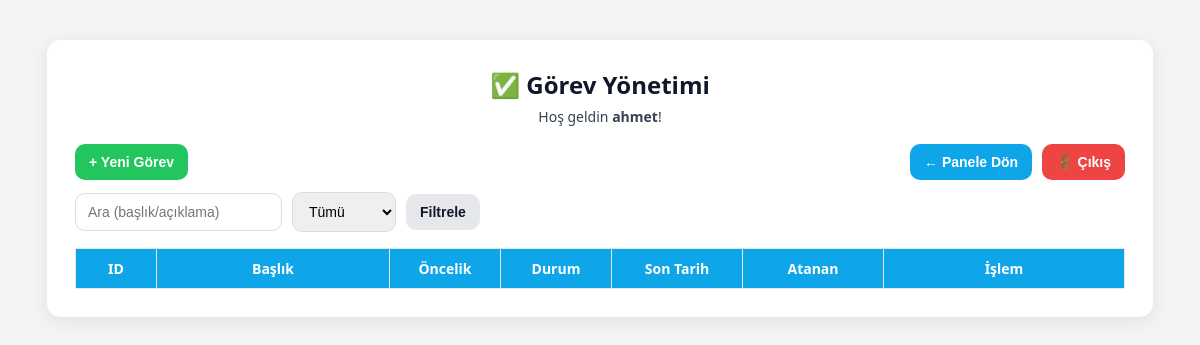
Before: /tasks.php (signed in) with the older database file.
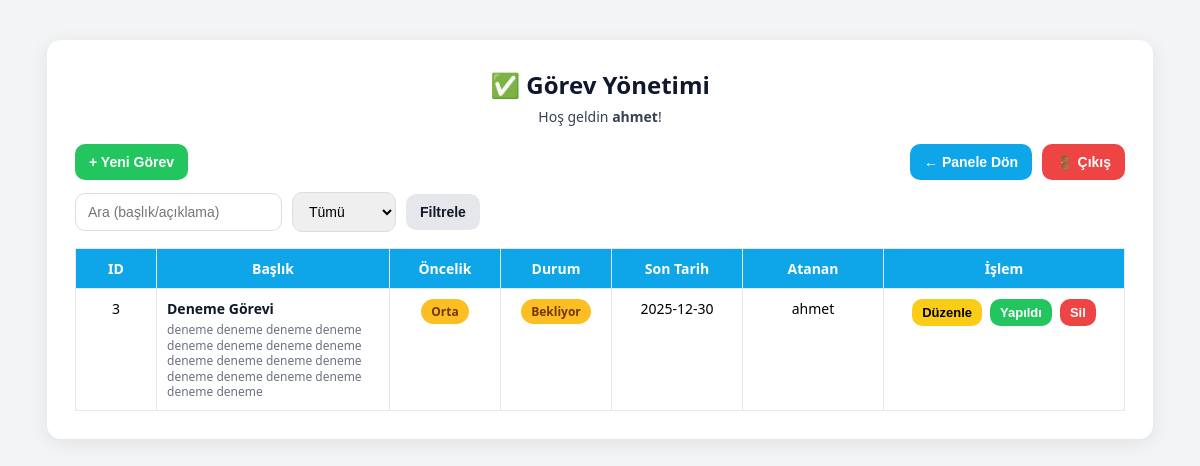
After: the same page with the newer database file.
### tables this page shows
CREATE TABLE `tasks` (
  `id` int(11) NOT NULL,
  `title` varchar(150) NOT NULL,
  `description` text DEFAULT NULL,
  `priority` enum('low','medium','high') NOT NULL DEFAULT 'medium',
  `assigned_to` int(11) NOT NULL,
  `status` enum('pending','done') NOT NULL DEFAULT 'pending',
  `due_date` date DEFAULT NULL,
  `created_by` int(11) NOT NULL,
  `created_at` datetime NOT NULL DEFAULT current_timestamp(),
  `completed_at` datetime DEFAULT NULL,
  `done_at` datetime DEFAULT NULL
);

CREATE TABLE `users` (
  `id` int(11) NOT NULL,
  `name` varchar(100) NOT NULL,
  `email` varchar(100) NOT NULL,
  `password` varchar(255) NOT NULL,
  `role` enum('admin','manager','user') DEFAULT 'user',
  `created_at` timestamp NOT NULL DEFAULT current_timestamp()
);

### classes/Task.php (called while the page is built, shortened)
<?php
class Task {
    private $conn;
    public function __construct($conn) {
        $this->conn = $conn;
    }
    public function list($role, $user_id, $status = "", $q = "") {
        $user_id = (int)$user_id;
        $where = " WHERE 1=1 ";
        $params = [];
        $types = "";
        if ($role === "user") {
            $where .= " AND t.assigned_to=? ";
            $types .= "i";
            $params[] = $user_id;
        }
        $sql = "
            SELECT t.*, u.name AS assigned_name
            FROM tasks t
            LEFT JOIN users u ON t.assigned_to = u.id
            $where
            ORDER BY
              FIELD(t.priority,'high','medium','low') ASC,
              COALESCE(t.due_date,'9999-12-31') ASC,
              t.id DESC
        ";
        $stmt = $this->conn->prepare($sql);
        if ($types !== "") {
            $bind_names[] = $types;
            for ($i = 0; $i < count($params); $i++) {
                $bind_name = 'bind' . $i;
                $bind_names[] = &$$bind_name;
            }
            call_user_func_array([$stmt, 'bind_param'], $bind_names);
        }
        $stmt->execute();
        return $stmt->get_result();
    }
}

### tasks.php (the view, shortened to what this page needs)
<?php
include_once "classes/Task.php";
$user = $_SESSION["user"];
$role = $user["role"];
$db = new Database();
$conn = $db->conn;
$task = new Task($conn);
$status = $_GET["status"] ?? "";
$q = trim($_GET["q"] ?? "");
$rows = $task->list($role, (int)$user["id"], $status, $q);
?>
<!DOCTYPE html>
<html lang="tr">
<head>
</head>
<body>
<div class="container">
  <h2>✅ Görev Yönetimi</h2>
  <div class="welcome">Hoş geldin <strong><?= htmlspecialchars($user["name"]) ?></strong>!</div>
  <div class="top">
    <button class="btn green" type="button" onclick="document.getElementById('createTaskDlg').showModal()">+ Yeni Görev</button>
    <div style="display:flex;gap:10px;align-items:center;">
      <button class="btn blue" type="button" onclick="window.location='dashboard.php'">← Panele Dön</button>
      <button class="btn red" type="button" onclick="window.location='logout.php'">🚪 Çıkış</button>
    </div>
  </div>
  <form class="filters" method="GET" action="tasks.php">
    <input type="text" name="q" placeholder="Ara (başlık/açıklama)" value="<?= htmlspecialchars($q) ?>">
    <select name="status">
      <option value="" <?= $status==="" ? "selected" : "" ?>>Tümü</option>
    </select>
    <button class="btn gray" type="submit">Filtrele</button>
  </form>
  <table>
    <tr>
      <th style="width:60px;">ID</th>
      <th>Başlık</th>
      <th style="width:90px;">Öncelik</th>
      <th style="width:90px;">Durum</th>
      <th style="width:110px;">Son Tarih</th>
      <th style="width:120px;">Atanan</th>
      <th style="width:220px;">İşlem</th>
    </tr>
    <?php while($t = $rows->fetch_assoc()): ?>
      <?php
        $p = $t["priority"] ?? "medium";
        $pc = $p==="high" ? "p-high" : ($p==="low" ? "p-low" : "p-medium");
        $pt = $p==="high" ? "Yüksek" : ($p==="low" ? "Düşük" : "Orta");
        $st = $t["status"] ?? "pending";
      ?>
      <tr>
        <td><?= (int)$t["id"] ?></td>
        <td class="left">
          <div style="font-weight:900;color:#0f172a;"><?= htmlspecialchars($t["title"] ?? "") ?></div>
          <?php if (!empty($t["description"])): ?>
            <div style="color:#6b7280;font-size:12px;margin-top:4px;line-height:1.3;">
              <?= nl2br(htmlspecialchars($t["description"])) ?>
            </div>
          <?php endif; ?>
        </td>
        <td><span class="badge <?= $pc ?>"><?= $pt ?></span></td>
        <td>
          <?php if($st==="done"): ?>
            <span class="badge s-done">Yapıldı</span>
          <?php else: ?>
            <span class="badge s-pending">Bekliyor</span>
          <?php endif; ?>
        </td>
        <td><?= htmlspecialchars($t["due_date"] ?? "-") ?></td>
        <td><?= htmlspecialchars($t["assigned_name"] ?? "-") ?></td>
        <td>
          <div class="actions">
            <button class="mini edit" type="button"
              data-id="<?= (int)$t['id'] ?>"
              data-title="<?= htmlspecialchars($t['title'] ?? '', ENT_QUOTES) ?>"
              data-description="<?= htmlspecialchars($t['description'] ?? '', ENT_QUOTES) ?>"
              data-priority="<?= htmlspecialchars($t['priority'] ?? 'medium', ENT_QUOTES) ?>"
              data-duedate="<?= htmlspecialchars($t['due_date'] ?? '', ENT_QUOTES) ?>"
              data-assigned="<?= (int)($t['assigned_to'] ?? 0) ?>"
              onclick="openEditFromBtn(this)"
            >Düzenle</button>
            <?php if($st==="pending"): ?>
              <button class="mini done" type="button" onclick="window.location='?done=<?= (int)$t['id'] ?>'">Yapıldı</button>
            <?php else: ?>
              <button class="mini pending" type="button" onclick="window.location='?pending=<?= (int)$t['id'] ?>'">Geri Al</button>
            <?php endif; ?>
            <button class="mini del" type="button"
              onclick="if(confirm('Görev silinsin mi?')) window.location='?delete=<?= (int)$t['id'] ?>'">Sil</button>
          </div>
        </td>
      </tr>
    <?php endwhile; ?>
  </table>
</div>
</body>
</html>

Changed rows visible on the page:
added tasks: id "3", title "Deneme Görevi", description "deneme deneme deneme deneme deneme deneme deneme deneme deneme deneme deneme deneme deneme deneme deneme deneme deneme deneme", priority "Orta", status "Bekliyor", due_date "2025-12-30", assigned_to.name "ahmet"
